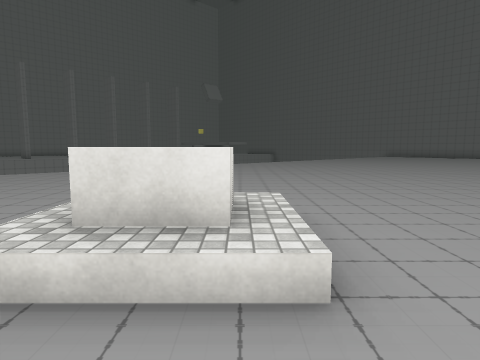
View 1 (above)

21 first-person views from a walk through a 3-D level made in the Unity game engine. The camera is 1.5 m above the floor, tilts 6° down and sees 75° across. The floor is counted in squares, 2 m on a side. Each view is taken from the middle of a square. On the plan, view 1 faces up. The plan holds only what a view shows up to about 10 squares ahead; the rest is blank. The place goes on beyond the plan. Some animated figures are left out. Some surface patterns are stand-ins.

View 2
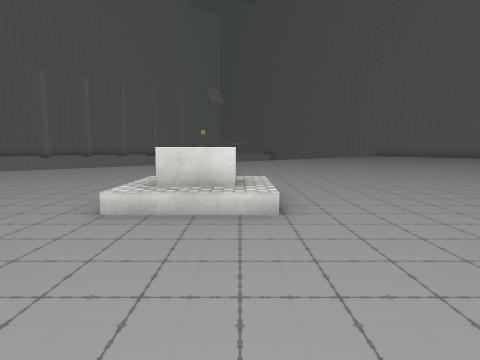

View 3
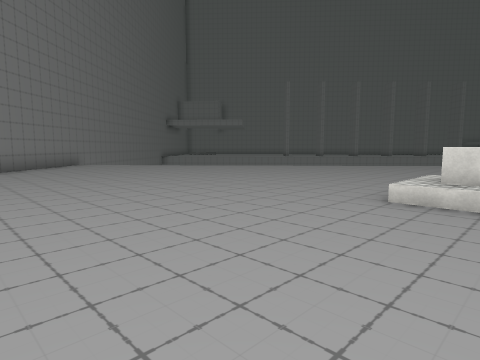

View 4
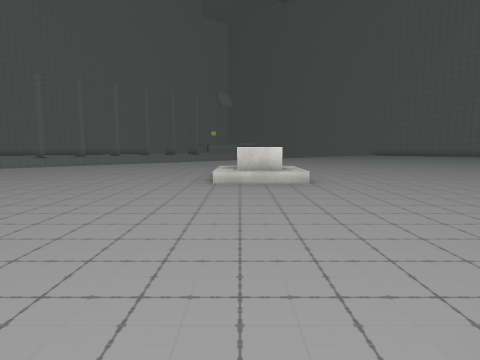

View 5
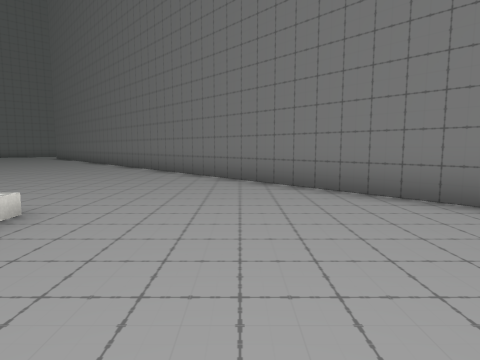

View 6
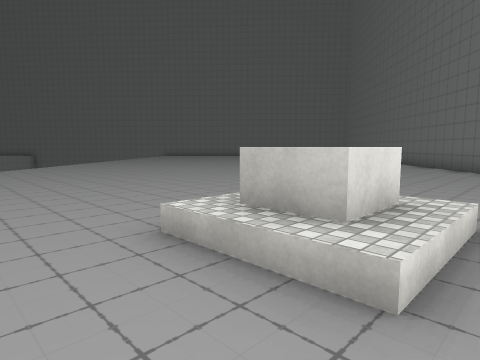

View 7
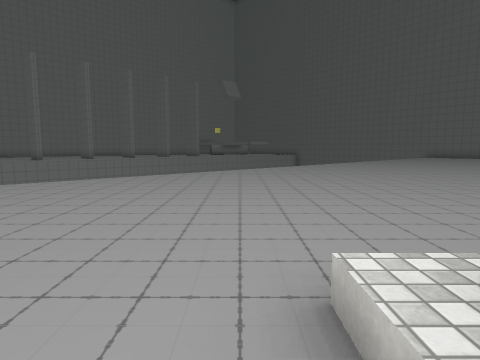

View 8
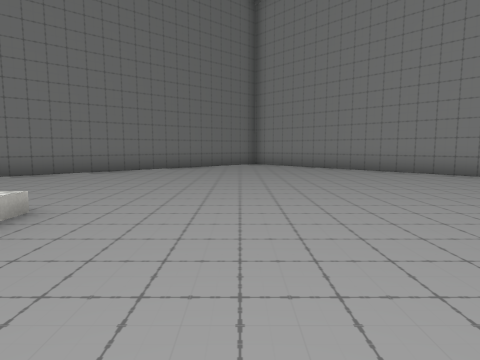

View 9
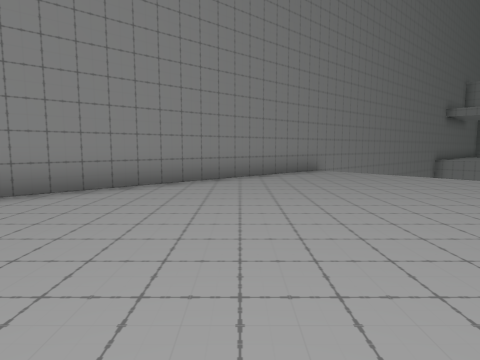

View 10
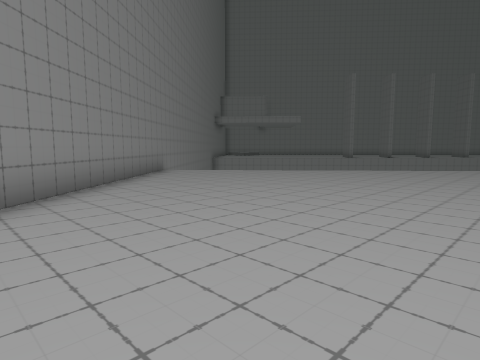

View 11
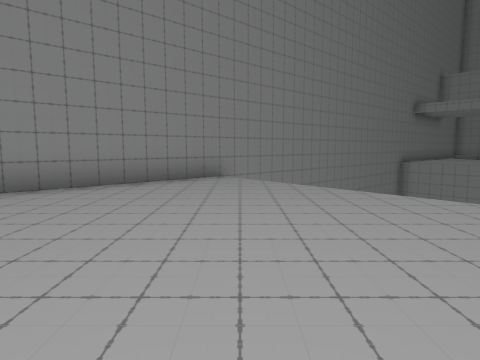

View 12
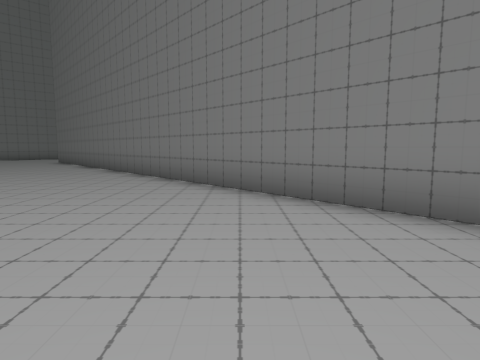

View 13
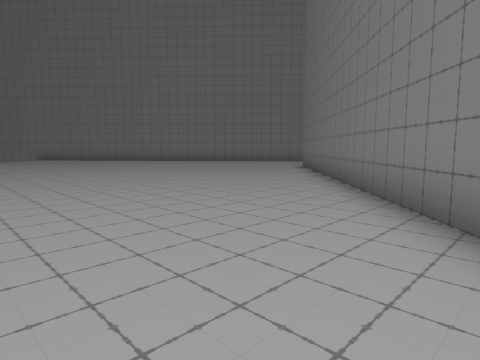

View 14
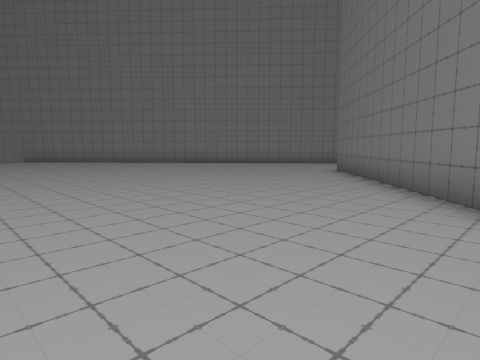

View 15
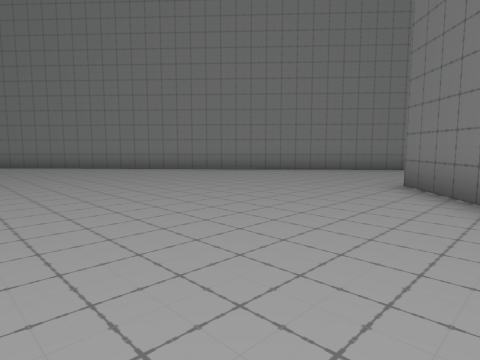

View 16
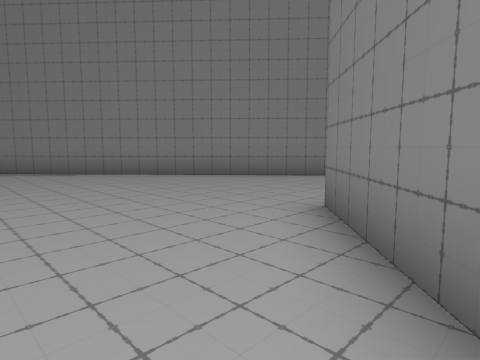

View 17
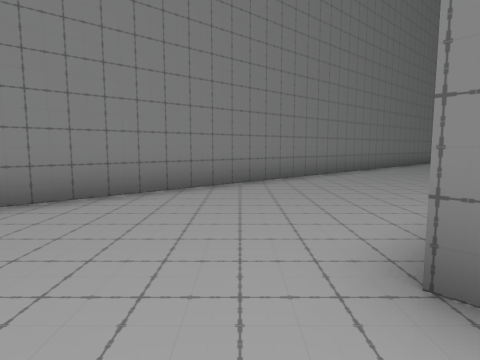

View 18
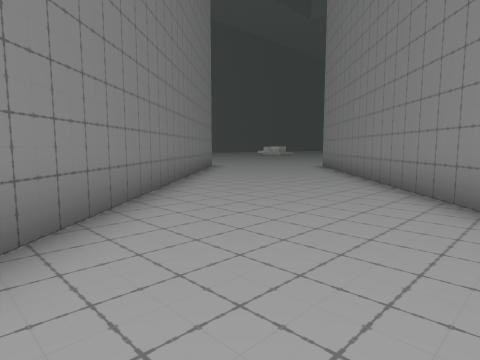

View 19
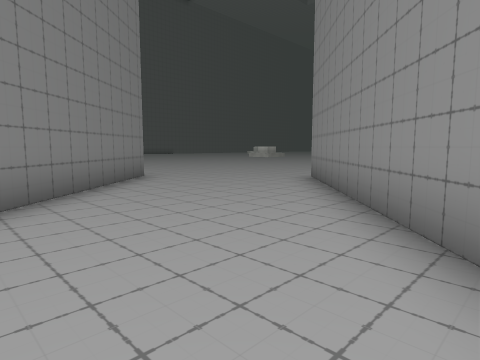

View 20
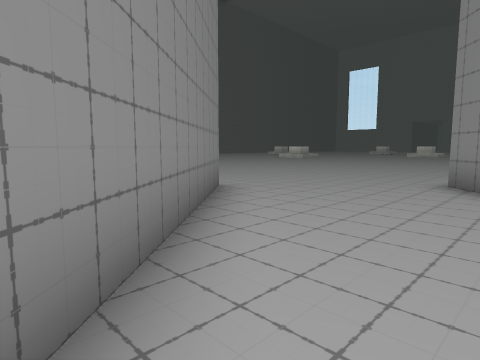

View 21
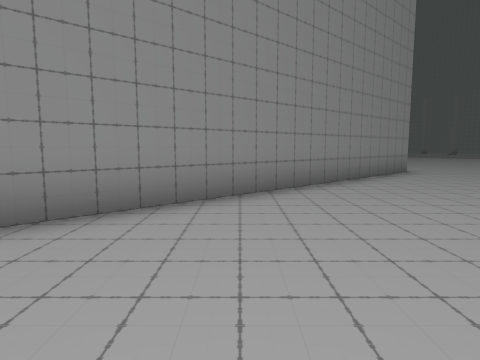

### Floor plan
Points are (right, up) in squares from view 1. A wall is a line through its corners. A room is listed if a view was taken in it or the views show most of it. See-through windows are left out.
Room 1 (views 1, 2, 3, 4, 5, 6, 7, 8, 9, 10, 11, 12, 13, 14, 15, 16, 17, 18, 19, 20, 21)
walls: (-0.3, -5.1) (17.6, 11) (28.4, -1); (-15.9, 3.5) (-8.2, -5); (31.7, 1.9) (15.4, 19.9)
objects: other object (-1, 2) to (0, 3)

Positions as (right, up) in squares from view 1, and headings:
1: (0, 0), facing up
2: (0, -2), facing up
3: (0, -3), facing up-left
4: (-1, -5), facing up
5: (-3, -1), facing right
6: (-3, 1), facing up-right
7: (-2, 2), facing up
8: (-4, 5), facing down
9: (-4, -1), facing left
10: (-5, -4), facing up-left
11: (-6, 2), facing left
12: (2, 2), facing right
13: (7, 4), facing up-right
14: (8, 6), facing up-right
15: (11, 9), facing up-right
16: (14, 9), facing up-right
17: (16, 12), facing right
18: (22, 10), facing down-right
19: (24, 6), facing down-right
20: (27, 6), facing down-right
21: (27, 6), facing left
